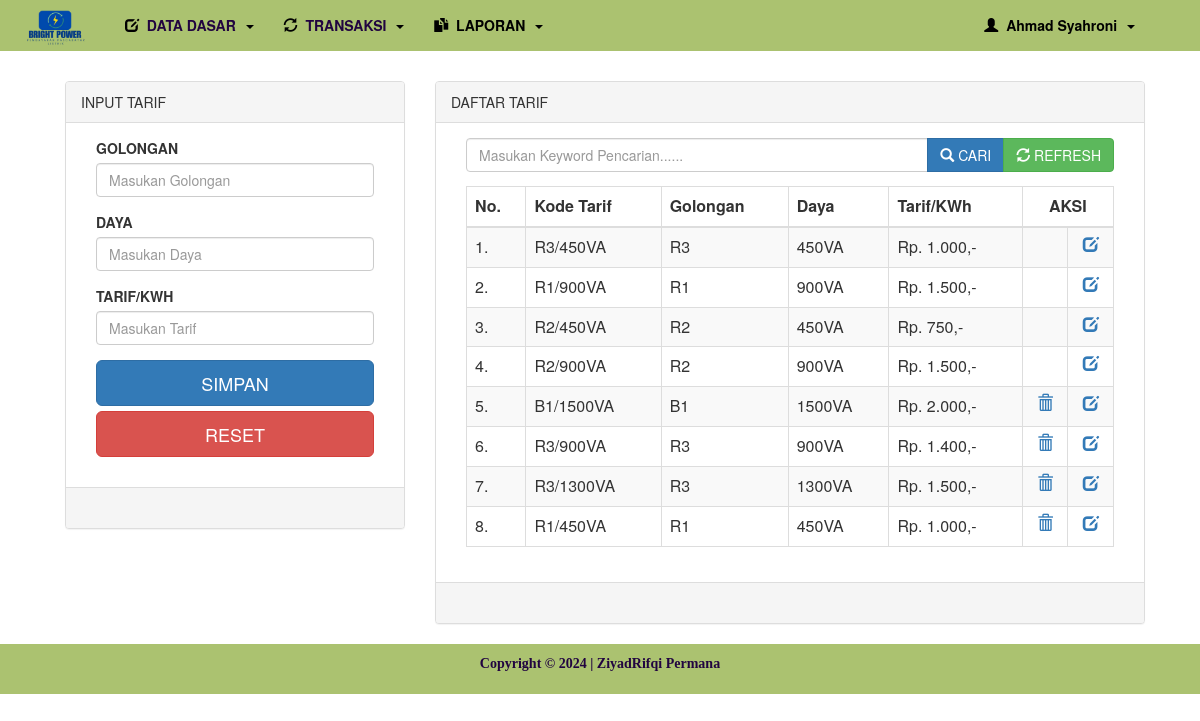
Page /pln/hal_utama.php?menu=tarif (signed in) on the committed database.
### tables this page shows
CREATE TABLE `tarif` (
  `id_tarif` int(11) NOT NULL,
  `kode_tarif` varchar(20) NOT NULL,
  `golongan` varchar(10) NOT NULL,
  `daya` varchar(10) NOT NULL,
  `tarif_perkwh` double NOT NULL
);

### pln/tarif.php (the view, shortened to what this page needs)
<?php
	$table = "tarif";
	if (isset($_POST['bcari'])) {
		$text = $_POST['tcari'];
		$cari = "WHERE id_tarif LIKE '%$text%' OR kode_tarif LIKE '%$text%' OR daya LIKE '%$text%' OR golongan LIKE '%$text%' OR tarif_perkwh LIKE '%$text%'";
	}else{
		$cari="";
	}
?>
<!DOCTYPE html>
<html>
<head>
</head>
<body>
	<div class="container">
		<div class="row">
			<div class="col-md-12">
				<div class="col-md-4">
					<div class="panel panel-default">
						<?php if(!@$_GET['id']){ ?>
							<div class="panel-heading">INPUT TARIF</div>
						<?php }else{ ?>
							<div class="panel-heading">UBAH TARIF</div>
						<?php } ?>
						<div class="panel-body">
							<form method="post">
								<div class="col-md-12">
									<div class="form-group">
										<label>GOLONGAN</label>
										<input type="text" name="golongan" class="form-control" placeholder="Masukan Golongan" required value="<?php echo @$edit['golongan']; ?>" list="gol">
									</div>
									<div class="form-group">
										<label>DAYA</label>
										<input type="text" name="daya" class="form-control" placeholder="Masukan Daya" required value="<?php echo @$edit['daya']; ?>" list="day">
									</div>
									<div class="form-group">
										<label>TARIF/KWH</label>
										<input type="text" name="tarif" class="form-control" placeholder="Masukan Tarif" required value="<?php echo @$edit['tarif_perkwh']; ?>" onkeypress='return event.charCode >=48 && event.charCode <=57'>
									</div>
									<div class="form-group">
										<?php
										  if (@$_GET['id']=="") {?>
											<input type="submit" name="bsimpan" class="btn btn-primary btn-lg btn-block" value="SIMPAN">
										  <?php }else{ ?>
											<input type="submit" name="bubah" class="btn btn-success btn-lg btn-block" value="UBAH">
										<?php } ?>
										<a href="?menu=tarif" class="btn btn-danger btn-lg btn-block">RESET</a>
									</div>
								</div>
							</form>
						</div>
						<div class="panel-footer">&nbsp;</div>
					</div>
				</div>
				<div class="col-md-8">
					<div class="panel panel-default">
						<div class="panel-heading">DAFTAR TARIF</div>
						<div class="panel-body">
							<div class="col-md-12">
								<form method="post">
									<div class="input-group">
										<input type="text" name="tcari" class="form-control" value="<?php echo @$text ?>" placeholder="Masukan Keyword Pencarian......">
										<div class="input-group-btn">
											<button type="submit" name="bcari" class="btn btn-primary"><span class="glyphicon glyphicon-search"></span>&nbsp;CARI</button>
											<button type="submit"  name="brefresh" class="btn btn-success"><span class="glyphicon glyphicon-refresh"></span>&nbsp;REFRESH</button>
										</div>
									</div>
								</form>
							</div>
							<div class="col-md-12">
								<div class="table-responsive">
									<table class="table table-bordered table-striped table-hover">
										<thead>
											<th>No.</th>
											<th>Kode Tarif</th>
											<th>Golongan</th>
											<th>Daya</th>
											<th>Tarif/KWh</th>
											<th colspan="2"><center>AKSI</center></th>
										</thead>
										<tbody>
											<?php
												$no=0;
												$data = $aksi->tampil($table,$cari,"");
												if ($data=="") {
													$aksi->no_record(7);
												}else{
													foreach ($data as $r) {
														$cek = $aksi->cekdata("pelanggan WHERE id_tarif = '$r[id_tarif]'");
													$no++; ?>
													<tr>
														<td><?php echo $no; ?>.</td>
														<td><?php echo $r['kode_tarif'] ?></td>
														<td><?php echo $r['golongan'] ?></td>
														<td><?php echo $r['daya'] ?></td>
														<td><?php $aksi->rupiah($r['tarif_perkwh']) ?></td>
														<?php
															if($cek > 0){?>
																<td>&nbsp;</td>
															<?php }else{ ?>
																<td align="center"><a href="?menu=tarif&hapus&id=<?php echo md5(sha1($r['id_tarif'])); ?>"><span class="glyphicon glyphicon-trash"></span></a></td>
															<?php }?>
														<td align="center"><a href="?menu=tarif&edit&id=<?php echo md5(sha1($r['id_tarif'])); ?>" ><span class="glyphicon glyphicon-edit"></span></a></td>
													</tr>
											<?php } } ?>
										 </tbody>
									</table>
								</div>
							</div>
						</div>
						<div class="panel-footer">&nbsp;</div>
					</div>
				</div>
			</div>
		</div>
	</div>
</body>
</html>

### library/fungsi.php (shortened to what this page needs)
<?php
class oop {
    private $conn;
    public function __construct($connection) {
        $this->conn = $connection;
    }
    public function tampil($table, $where = '', $cari = '') {
        $sql = "SELECT * FROM $table $where $cari";
        $result = $this->conn->query($sql);
        $data = [];
        while ($row = $result->fetch_assoc()) {
            $data[] = $row;
        }
        return $data;
    }
    public function cekdata($table) {
        $sql = "SELECT * FROM $table";
        $result = $this->conn->query($sql);
        return $result->num_rows;
    }
    public function rupiah($uang) {
        echo "Rp. ".number_format($uang, 0, ',', '.').",-";
    }
}
?>

### rows in the picture
tarif: kode_tarif "R3/450VA", golongan "R3", daya "450VA", tarif_perkwh "1.000"
tarif: kode_tarif "R1/900VA", golongan "R1", daya "900VA", tarif_perkwh "1.500"
tarif: kode_tarif "R2/450VA", golongan "R2", daya "450VA", tarif_perkwh "750"
tarif: kode_tarif "R2/900VA", golongan "R2", daya "900VA", tarif_perkwh "1.500"
tarif: kode_tarif "B1/1500VA", golongan "B1", daya "1500VA", tarif_perkwh "2.000"
tarif: kode_tarif "R3/900VA", golongan "R3", daya "900VA", tarif_perkwh "1.400"
tarif: kode_tarif "R3/1300VA", golongan "R3", daya "1300VA", tarif_perkwh "1.500"
tarif: kode_tarif "R1/450VA", golongan "R1", daya "450VA", tarif_perkwh "1.000"

### other values in the picture
$_SESSION['nama_petugas'] "Ahmad Syahroni"
